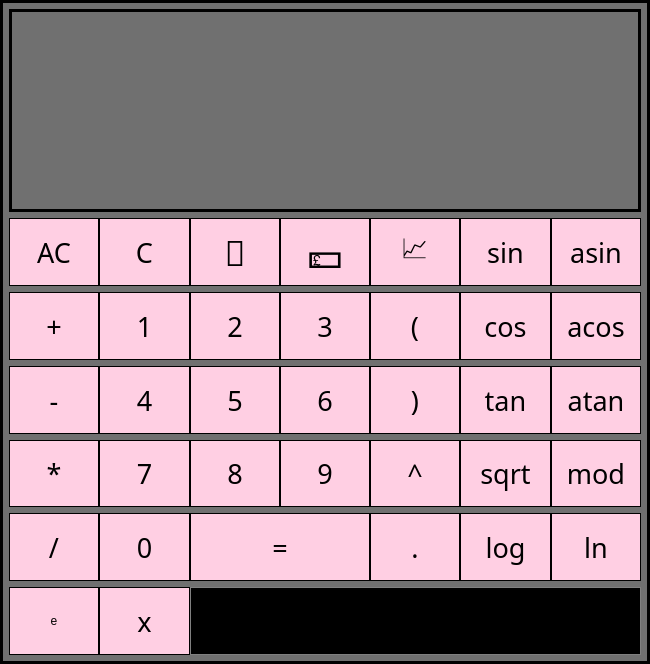
<?xml version="1.0" encoding="UTF-8"?>
<ui version="4.0">
 <class>MainWindow</class>
 <widget class="QMainWindow" name="MainWindow">
  <property name="geometry">
   <rect>
    <x>0</x>
    <y>0</y>
    <width>650</width>
    <height>664</height>
   </rect>
  </property>
  <property name="font">
   <font>
    <family>Chalkboard</family>
   </font>
  </property>
  <property name="windowTitle">
   <string>MainWindow</string>
  </property>
  <property name="styleSheet">
   <string notr="true">background-color: rgb(112, 112, 112);
 border: 3px solid black;

</string>
  </property>
  <widget class="QWidget" name="centralwidget">
   <layout class="QVBoxLayout" name="verticalLayout" stretch="3,1,1,1,1,1,1">
    <item>
     <widget class="QLabel" name="label">
      <property name="font">
       <font>
        <family>Chalkboard</family>
        <pointsize>34</pointsize>
        <bold>false</bold>
       </font>
      </property>
      <property name="styleSheet">
       <string notr="true">QLabel {
  background-color: rgb(0, 0, 0);
  border: 1px solid gray;
}

background-color : white;</string>
      </property>
      <property name="text">
       <string/>
      </property>
      <property name="textFormat">
       <enum>Qt::AutoText</enum>
      </property>
      <property name="alignment">
       <set>Qt::AlignRight|Qt::AlignTrailing|Qt::AlignVCenter</set>
      </property>
     </widget>
    </item>
    <item>
     <layout class="QHBoxLayout" name="horizontalLayout">
      <property name="spacing">
       <number>0</number>
      </property>
      <item>
       <widget class="QPushButton" name="pushButton_11">
        <property name="sizePolicy">
         <sizepolicy hsizetype="Expanding" vsizetype="Expanding">
          <horstretch>0</horstretch>
          <verstretch>0</verstretch>
         </sizepolicy>
        </property>
        <property name="font">
         <font>
          <family>Chalkboard</family>
          <pointsize>20</pointsize>
          <bold>false</bold>
         </font>
        </property>
        <property name="styleSheet">
         <string notr="true">QPushButton {
  background-color: rgb(255, 207, 227);
  border: 1px solid black;
  color: black;
}
QPushButton:pressed {
    background-color: qlineargradient(x1: 0, y1: 0, x2: 0, y2: 1,
                                      stop: 0 #BEBEBE, stop: 1 #D7D7D7);
}</string>
        </property>
        <property name="text">
         <string>AC</string>
        </property>
       </widget>
      </item>
      <item>
       <widget class="QPushButton" name="pushButton_ac">
        <property name="sizePolicy">
         <sizepolicy hsizetype="Expanding" vsizetype="Expanding">
          <horstretch>0</horstretch>
          <verstretch>0</verstretch>
         </sizepolicy>
        </property>
        <property name="font">
         <font>
          <family>Chalkboard</family>
          <pointsize>20</pointsize>
          <bold>false</bold>
         </font>
        </property>
        <property name="styleSheet">
         <string notr="true">QPushButton {
  background-color: rgb(255, 207, 227);
  border: 1px solid black;
  color: black;
}
QPushButton:pressed {
    background-color: qlineargradient(x1: 0, y1: 0, x2: 0, y2: 1,
                                      stop: 0 #BEBEBE, stop: 1 #D7D7D7);
}</string>
        </property>
        <property name="text">
         <string>C</string>
        </property>
       </widget>
      </item>
      <item>
       <widget class="QPushButton" name="pushButton_20">
        <property name="sizePolicy">
         <sizepolicy hsizetype="Expanding" vsizetype="Expanding">
          <horstretch>0</horstretch>
          <verstretch>0</verstretch>
         </sizepolicy>
        </property>
        <property name="font">
         <font>
          <family>Chalkboard</family>
          <pointsize>26</pointsize>
         </font>
        </property>
        <property name="styleSheet">
         <string notr="true">QPushButton {
  background-color: rgb(255, 207, 227);
  border: 1px solid black;
  color: black;
}
QPushButton:pressed {
    background-color: qlineargradient(x1: 0, y1: 0, x2: 0, y2: 1,
                                      stop: 0 #BEBEBE, stop: 1 #D7D7D7);
}</string>
        </property>
        <property name="text">
         <string>🏦</string>
        </property>
       </widget>
      </item>
      <item>
       <widget class="QPushButton" name="pushButton_19">
        <property name="sizePolicy">
         <sizepolicy hsizetype="Expanding" vsizetype="Expanding">
          <horstretch>0</horstretch>
          <verstretch>0</verstretch>
         </sizepolicy>
        </property>
        <property name="font">
         <font>
          <family>Chalkboard</family>
          <pointsize>30</pointsize>
          <bold>false</bold>
         </font>
        </property>
        <property name="styleSheet">
         <string notr="true">QPushButton {
  background-color: rgb(255, 207, 227);
  border: 1px solid black;
  color: black;
}
QPushButton:pressed {
    background-color: qlineargradient(x1: 0, y1: 0, x2: 0, y2: 1,
                                      stop: 0 #BEBEBE, stop: 1 #D7D7D7);
}</string>
        </property>
        <property name="text">
         <string>💷</string>
        </property>
       </widget>
      </item>
      <item>
       <widget class="QPushButton" name="pushButton_chart">
        <property name="sizePolicy">
         <sizepolicy hsizetype="Expanding" vsizetype="Expanding">
          <horstretch>0</horstretch>
          <verstretch>0</verstretch>
         </sizepolicy>
        </property>
        <property name="font">
         <font>
          <family>Chalkboard</family>
          <pointsize>20</pointsize>
          <bold>false</bold>
         </font>
        </property>
        <property name="styleSheet">
         <string notr="true">QPushButton {
  background-color: rgb(255, 207, 227);
  border: 1px solid black;
  color: black;
}
QPushButton:pressed {
    background-color: qlineargradient(x1: 0, y1: 0, x2: 0, y2: 1,
                                      stop: 0 #BEBEBE, stop: 1 #D7D7D7);
}</string>
        </property>
        <property name="text">
         <string>📈</string>
        </property>
       </widget>
      </item>
      <item>
       <widget class="QPushButton" name="pushButton_sin">
        <property name="sizePolicy">
         <sizepolicy hsizetype="Expanding" vsizetype="Expanding">
          <horstretch>0</horstretch>
          <verstretch>0</verstretch>
         </sizepolicy>
        </property>
        <property name="font">
         <font>
          <family>Chalkboard</family>
          <pointsize>20</pointsize>
          <bold>false</bold>
         </font>
        </property>
        <property name="styleSheet">
         <string notr="true">QPushButton {
  background-color: rgb(255, 207, 227);
  border: 1px solid black;
  color: black;
}
QPushButton:pressed {
    background-color: qlineargradient(x1: 0, y1: 0, x2: 0, y2: 1,
                                      stop: 0 #BEBEBE, stop: 1 #D7D7D7);
}</string>
        </property>
        <property name="text">
         <string>sin</string>
        </property>
       </widget>
      </item>
      <item>
       <widget class="QPushButton" name="pushButton_asin">
        <property name="sizePolicy">
         <sizepolicy hsizetype="Expanding" vsizetype="Expanding">
          <horstretch>0</horstretch>
          <verstretch>0</verstretch>
         </sizepolicy>
        </property>
        <property name="font">
         <font>
          <family>Chalkboard</family>
          <pointsize>20</pointsize>
          <bold>false</bold>
         </font>
        </property>
        <property name="styleSheet">
         <string notr="true">QPushButton {
  background-color: rgb(255, 207, 227);
  border: 1px solid black;
  color: black;
}
QPushButton:pressed {
    background-color: qlineargradient(x1: 0, y1: 0, x2: 0, y2: 1,
                                      stop: 0 #BEBEBE, stop: 1 #D7D7D7);
}</string>
        </property>
        <property name="text">
         <string>asin</string>
        </property>
       </widget>
      </item>
     </layout>
    </item>
    <item>
     <layout class="QHBoxLayout" name="horizontalLayout_2">
      <property name="spacing">
       <number>0</number>
      </property>
      <item>
       <widget class="QPushButton" name="pushButton_plus">
        <property name="sizePolicy">
         <sizepolicy hsizetype="Expanding" vsizetype="Expanding">
          <horstretch>0</horstretch>
          <verstretch>0</verstretch>
         </sizepolicy>
        </property>
        <property name="font">
         <font>
          <family>Chalkboard</family>
          <pointsize>20</pointsize>
          <bold>false</bold>
         </font>
        </property>
        <property name="styleSheet">
         <string notr="true">QPushButton {
  background-color: rgb(255, 207, 227);
  border: 1px solid black;
  color: black;
}
QPushButton:pressed {
    background-color: qlineargradient(x1: 0, y1: 0, x2: 0, y2: 1,
                                      stop: 0 #BEBEBE, stop: 1 #D7D7D7);
}</string>
        </property>
        <property name="text">
         <string>+</string>
        </property>
       </widget>
      </item>
      <item>
       <widget class="QPushButton" name="pushButton_1">
        <property name="sizePolicy">
         <sizepolicy hsizetype="Expanding" vsizetype="Expanding">
          <horstretch>0</horstretch>
          <verstretch>0</verstretch>
         </sizepolicy>
        </property>
        <property name="font">
         <font>
          <family>Chalkboard</family>
          <pointsize>20</pointsize>
          <bold>false</bold>
         </font>
        </property>
        <property name="styleSheet">
         <string notr="true">QPushButton {
  background-color: rgb(255, 207, 227);
  border: 1px solid black;
  color: black;
}
QPushButton:pressed {
    background-color: qlineargradient(x1: 0, y1: 0, x2: 0, y2: 1,
                                      stop: 0 #BEBEBE, stop: 1 #D7D7D7);
}</string>
        </property>
        <property name="text">
         <string>1</string>
        </property>
       </widget>
      </item>
      <item>
       <widget class="QPushButton" name="pushButton_2">
        <property name="sizePolicy">
         <sizepolicy hsizetype="Expanding" vsizetype="Expanding">
          <horstretch>0</horstretch>
          <verstretch>0</verstretch>
         </sizepolicy>
        </property>
        <property name="font">
         <font>
          <family>Chalkboard</family>
          <pointsize>20</pointsize>
          <bold>false</bold>
         </font>
        </property>
        <property name="styleSheet">
         <string notr="true">QPushButton {
  background-color: rgb(255, 207, 227);
  border: 1px solid black;
  color: black;
}
QPushButton:pressed {
    background-color: qlineargradient(x1: 0, y1: 0, x2: 0, y2: 1,
                                      stop: 0 #BEBEBE, stop: 1 #D7D7D7);
}</string>
        </property>
        <property name="text">
         <string>2</string>
        </property>
       </widget>
      </item>
      <item>
       <widget class="QPushButton" name="pushButton_3">
        <property name="sizePolicy">
         <sizepolicy hsizetype="Expanding" vsizetype="Expanding">
          <horstretch>0</horstretch>
          <verstretch>0</verstretch>
         </sizepolicy>
        </property>
        <property name="font">
         <font>
          <family>Chalkboard</family>
          <pointsize>20</pointsize>
          <bold>false</bold>
         </font>
        </property>
        <property name="styleSheet">
         <string notr="true">QPushButton {
  background-color: rgb(255, 207, 227);
  border: 1px solid black;
  color: black;
}
QPushButton:pressed {
    background-color: qlineargradient(x1: 0, y1: 0, x2: 0, y2: 1,
                                      stop: 0 #BEBEBE, stop: 1 #D7D7D7);
}</string>
        </property>
        <property name="text">
         <string>3</string>
        </property>
       </widget>
      </item>
      <item>
       <widget class="QPushButton" name="pushButton_bracket1">
        <property name="sizePolicy">
         <sizepolicy hsizetype="Expanding" vsizetype="Expanding">
          <horstretch>0</horstretch>
          <verstretch>0</verstretch>
         </sizepolicy>
        </property>
        <property name="font">
         <font>
          <family>Chalkboard</family>
          <pointsize>20</pointsize>
          <bold>false</bold>
         </font>
        </property>
        <property name="styleSheet">
         <string notr="true">QPushButton {
  background-color: rgb(255, 207, 227);
  border: 1px solid black;
  color: black;
}
QPushButton:pressed {
    background-color: qlineargradient(x1: 0, y1: 0, x2: 0, y2: 1,
                                      stop: 0 #BEBEBE, stop: 1 #D7D7D7);
}</string>
        </property>
        <property name="text">
         <string>(</string>
        </property>
       </widget>
      </item>
      <item>
       <widget class="QPushButton" name="pushButton_cos">
        <property name="sizePolicy">
         <sizepolicy hsizetype="Expanding" vsizetype="Expanding">
          <horstretch>0</horstretch>
          <verstretch>0</verstretch>
         </sizepolicy>
        </property>
        <property name="font">
         <font>
          <family>Chalkboard</family>
          <pointsize>20</pointsize>
          <bold>false</bold>
         </font>
        </property>
        <property name="styleSheet">
         <string notr="true">QPushButton {
  background-color: rgb(255, 207, 227);
  border: 1px solid black;
  color: black;
}
QPushButton:pressed {
    background-color: qlineargradient(x1: 0, y1: 0, x2: 0, y2: 1,
                                      stop: 0 #BEBEBE, stop: 1 #D7D7D7);
}</string>
        </property>
        <property name="text">
         <string>cos</string>
        </property>
       </widget>
      </item>
      <item>
       <widget class="QPushButton" name="pushButton_acos">
        <property name="sizePolicy">
         <sizepolicy hsizetype="Expanding" vsizetype="Expanding">
          <horstretch>0</horstretch>
          <verstretch>0</verstretch>
         </sizepolicy>
        </property>
        <property name="font">
         <font>
          <family>Chalkboard</family>
          <pointsize>20</pointsize>
          <bold>false</bold>
         </font>
        </property>
        <property name="styleSheet">
         <string notr="true">QPushButton {
  background-color: rgb(255, 207, 227);
  border: 1px solid black;
  color: black;
}
QPushButton:pressed {
    background-color: qlineargradient(x1: 0, y1: 0, x2: 0, y2: 1,
                                      stop: 0 #BEBEBE, stop: 1 #D7D7D7);
}</string>
        </property>
        <property name="text">
         <string>acos</string>
        </property>
       </widget>
      </item>
     </layout>
    </item>
    <item>
     <layout class="QHBoxLayout" name="horizontalLayout_3">
      <property name="spacing">
       <number>0</number>
      </property>
      <item>
       <widget class="QPushButton" name="pushButton_minus">
        <property name="sizePolicy">
         <sizepolicy hsizetype="Expanding" vsizetype="Expanding">
          <horstretch>0</horstretch>
          <verstretch>0</verstretch>
         </sizepolicy>
        </property>
        <property name="font">
         <font>
          <family>Chalkboard</family>
          <pointsize>20</pointsize>
          <bold>false</bold>
         </font>
        </property>
        <property name="styleSheet">
         <string notr="true">QPushButton {
  background-color: rgb(255, 207, 227);
  border: 1px solid black;
  color: black;
}
QPushButton:pressed {
    background-color: qlineargradient(x1: 0, y1: 0, x2: 0, y2: 1,
                                      stop: 0 #BEBEBE, stop: 1 #D7D7D7);
}</string>
        </property>
        <property name="text">
         <string>-</string>
        </property>
       </widget>
      </item>
      <item>
       <widget class="QPushButton" name="pushButton_4">
        <property name="sizePolicy">
         <sizepolicy hsizetype="Expanding" vsizetype="Expanding">
          <horstretch>0</horstretch>
          <verstretch>0</verstretch>
         </sizepolicy>
        </property>
        <property name="font">
         <font>
          <family>Chalkboard</family>
          <pointsize>20</pointsize>
          <bold>false</bold>
         </font>
        </property>
        <property name="styleSheet">
         <string notr="true">QPushButton {
  background-color: rgb(255, 207, 227);
  border: 1px solid black;
  color: black;
}
QPushButton:pressed {
    background-color: qlineargradient(x1: 0, y1: 0, x2: 0, y2: 1,
                                      stop: 0 #BEBEBE, stop: 1 #D7D7D7);
}</string>
        </property>
        <property name="text">
         <string>4</string>
        </property>
       </widget>
      </item>
      <item>
       <widget class="QPushButton" name="pushButton_5">
        <property name="sizePolicy">
         <sizepolicy hsizetype="Expanding" vsizetype="Expanding">
          <horstretch>0</horstretch>
          <verstretch>0</verstretch>
         </sizepolicy>
        </property>
        <property name="font">
         <font>
          <family>Chalkboard</family>
          <pointsize>20</pointsize>
          <bold>false</bold>
         </font>
        </property>
        <property name="styleSheet">
         <string notr="true">QPushButton {
  background-color: rgb(255, 207, 227);
  border: 1px solid black;
  color: black;
}
QPushButton:pressed {
    background-color: qlineargradient(x1: 0, y1: 0, x2: 0, y2: 1,
                                      stop: 0 #BEBEBE, stop: 1 #D7D7D7);
}</string>
        </property>
        <property name="text">
         <string>5</string>
        </property>
       </widget>
      </item>
      <item>
       <widget class="QPushButton" name="pushButton_6">
        <property name="sizePolicy">
         <sizepolicy hsizetype="Expanding" vsizetype="Expanding">
          <horstretch>0</horstretch>
          <verstretch>0</verstretch>
         </sizepolicy>
        </property>
        <property name="font">
         <font>
          <family>Chalkboard</family>
          <pointsize>20</pointsize>
          <bold>false</bold>
         </font>
        </property>
        <property name="styleSheet">
         <string notr="true">QPushButton {
  background-color: rgb(255, 207, 227);
  border: 1px solid black;
  color: black;
}
QPushButton:pressed {
    background-color: qlineargradient(x1: 0, y1: 0, x2: 0, y2: 1,
                                      stop: 0 #BEBEBE, stop: 1 #D7D7D7);
}</string>
        </property>
        <property name="text">
         <string>6</string>
        </property>
       </widget>
      </item>
      <item>
       <widget class="QPushButton" name="pushButton_bracket2">
        <property name="sizePolicy">
         <sizepolicy hsizetype="Expanding" vsizetype="Expanding">
          <horstretch>0</horstretch>
          <verstretch>0</verstretch>
         </sizepolicy>
        </property>
        <property name="font">
         <font>
          <family>Chalkboard</family>
          <pointsize>20</pointsize>
          <bold>false</bold>
         </font>
        </property>
        <property name="styleSheet">
         <string notr="true">QPushButton {
  background-color: rgb(255, 207, 227);
  border: 1px solid black;
  color: black;
}
QPushButton:pressed {
    background-color: qlineargradient(x1: 0, y1: 0, x2: 0, y2: 1,
                                      stop: 0 #BEBEBE, stop: 1 #D7D7D7);
}</string>
        </property>
        <property name="text">
         <string>)</string>
        </property>
       </widget>
      </item>
      <item>
       <widget class="QPushButton" name="pushButton_tan">
        <property name="sizePolicy">
         <sizepolicy hsizetype="Expanding" vsizetype="Expanding">
          <horstretch>0</horstretch>
          <verstretch>0</verstretch>
         </sizepolicy>
        </property>
        <property name="font">
         <font>
          <family>Chalkboard</family>
          <pointsize>20</pointsize>
          <bold>false</bold>
         </font>
        </property>
        <property name="styleSheet">
         <string notr="true">QPushButton {
  background-color: rgb(255, 207, 227);
  border: 1px solid black;
  color: black;
}
QPushButton:pressed {
    background-color: qlineargradient(x1: 0, y1: 0, x2: 0, y2: 1,
                                      stop: 0 #BEBEBE, stop: 1 #D7D7D7);
}</string>
        </property>
        <property name="text">
         <string>tan</string>
        </property>
       </widget>
      </item>
      <item>
       <widget class="QPushButton" name="pushButton_atan">
        <property name="sizePolicy">
         <sizepolicy hsizetype="Expanding" vsizetype="Expanding">
          <horstretch>0</horstretch>
          <verstretch>0</verstretch>
         </sizepolicy>
        </property>
        <property name="font">
         <font>
          <family>Chalkboard</family>
          <pointsize>20</pointsize>
          <bold>false</bold>
         </font>
        </property>
        <property name="styleSheet">
         <string notr="true">QPushButton {
  background-color: rgb(255, 207, 227);
  border: 1px solid black;
  color: black;
}
QPushButton:pressed {
    background-color: qlineargradient(x1: 0, y1: 0, x2: 0, y2: 1,
                                      stop: 0 #BEBEBE, stop: 1 #D7D7D7);
}</string>
        </property>
        <property name="text">
         <string>atan</string>
        </property>
       </widget>
      </item>
     </layout>
    </item>
    <item>
     <layout class="QHBoxLayout" name="horizontalLayout_4">
      <property name="spacing">
       <number>0</number>
      </property>
      <item>
       <widget class="QPushButton" name="pushButton_multiply">
        <property name="sizePolicy">
         <sizepolicy hsizetype="Expanding" vsizetype="Expanding">
          <horstretch>0</horstretch>
          <verstretch>0</verstretch>
         </sizepolicy>
        </property>
        <property name="font">
         <font>
          <family>Chalkboard</family>
          <pointsize>20</pointsize>
          <bold>false</bold>
         </font>
        </property>
        <property name="styleSheet">
         <string notr="true">QPushButton {
  background-color: rgb(255, 207, 227);
  border: 1px solid black;
  color: black;
}
QPushButton:pressed {
    background-color: qlineargradient(x1: 0, y1: 0, x2: 0, y2: 1,
                                      stop: 0 #BEBEBE, stop: 1 #D7D7D7);
}</string>
        </property>
        <property name="text">
         <string>*</string>
        </property>
       </widget>
      </item>
      <item>
       <widget class="QPushButton" name="pushButton_7">
        <property name="sizePolicy">
         <sizepolicy hsizetype="Expanding" vsizetype="Expanding">
          <horstretch>0</horstretch>
          <verstretch>0</verstretch>
         </sizepolicy>
        </property>
        <property name="font">
         <font>
          <family>Chalkboard</family>
          <pointsize>20</pointsize>
          <bold>false</bold>
         </font>
        </property>
        <property name="styleSheet">
         <string notr="true">QPushButton {
  background-color: rgb(255, 207, 227);
  border: 1px solid black;
  color: black;
}
QPushButton:pressed {
    background-color: qlineargradient(x1: 0, y1: 0, x2: 0, y2: 1,
                                      stop: 0 #BEBEBE, stop: 1 #D7D7D7);
}</string>
        </property>
        <property name="text">
         <string>7</string>
        </property>
       </widget>
      </item>
      <item>
       <widget class="QPushButton" name="pushButton_8">
        <property name="sizePolicy">
         <sizepolicy hsizetype="Expanding" vsizetype="Expanding">
          <horstretch>0</horstretch>
          <verstretch>0</verstretch>
         </sizepolicy>
        </property>
        <property name="font">
         <font>
          <family>Chalkboard</family>
          <pointsize>20</pointsize>
          <bold>false</bold>
         </font>
        </property>
        <property name="styleSheet">
         <string notr="true">QPushButton {
  background-color: rgb(255, 207, 227);
  border: 1px solid black;
  color: black;
}
QPushButton:pressed {
    background-color: qlineargradient(x1: 0, y1: 0, x2: 0, y2: 1,
                                      stop: 0 #BEBEBE, stop: 1 #D7D7D7);
}</string>
        </property>
        <property name="text">
         <string>8</string>
        </property>
       </widget>
      </item>
      <item>
       <widget class="QPushButton" name="pushButton_9">
        <property name="sizePolicy">
         <sizepolicy hsizetype="Expanding" vsizetype="Expanding">
          <horstretch>0</horstretch>
          <verstretch>0</verstretch>
         </sizepolicy>
        </property>
        <property name="font">
         <font>
          <family>Chalkboard</family>
          <pointsize>20</pointsize>
          <bold>false</bold>
         </font>
        </property>
        <property name="styleSheet">
         <string notr="true">QPushButton {
  background-color: rgb(255, 207, 227);
  border: 1px solid black;
  color: black;
}
QPushButton:pressed {
    background-color: qlineargradient(x1: 0, y1: 0, x2: 0, y2: 1,
                                      stop: 0 #BEBEBE, stop: 1 #D7D7D7);
}</string>
        </property>
        <property name="text">
         <string>9</string>
        </property>
       </widget>
      </item>
      <item>
       <widget class="QPushButton" name="pushButton_degree">
        <property name="sizePolicy">
         <sizepolicy hsizetype="Expanding" vsizetype="Expanding">
          <horstretch>0</horstretch>
          <verstretch>0</verstretch>
         </sizepolicy>
        </property>
        <property name="font">
         <font>
          <family>Chalkboard</family>
          <pointsize>20</pointsize>
          <bold>false</bold>
         </font>
        </property>
        <property name="styleSheet">
         <string notr="true">QPushButton {
  background-color: rgb(255, 207, 227);
  border: 1px solid black;
  color: black;
}
QPushButton:pressed {
    background-color: qlineargradient(x1: 0, y1: 0, x2: 0, y2: 1,
                                      stop: 0 #BEBEBE, stop: 1 #D7D7D7);
}</string>
        </property>
        <property name="text">
         <string>^</string>
        </property>
       </widget>
      </item>
      <item>
       <widget class="QPushButton" name="pushButton_sqrtl">
        <property name="sizePolicy">
         <sizepolicy hsizetype="Expanding" vsizetype="Expanding">
          <horstretch>0</horstretch>
          <verstretch>0</verstretch>
         </sizepolicy>
        </property>
        <property name="font">
         <font>
          <family>Chalkboard</family>
          <pointsize>20</pointsize>
          <bold>false</bold>
         </font>
        </property>
        <property name="styleSheet">
         <string notr="true">QPushButton {
  background-color: rgb(255, 207, 227);
  border: 1px solid black;
  color: black;
}
QPushButton:pressed {
    background-color: qlineargradient(x1: 0, y1: 0, x2: 0, y2: 1,
                                      stop: 0 #BEBEBE, stop: 1 #D7D7D7);
}</string>
        </property>
        <property name="text">
         <string>sqrt</string>
        </property>
       </widget>
      </item>
      <item>
       <widget class="QPushButton" name="pushButton_mod">
        <property name="sizePolicy">
         <sizepolicy hsizetype="Expanding" vsizetype="Expanding">
          <horstretch>0</horstretch>
          <verstretch>0</verstretch>
         </sizepolicy>
        </property>
        <property name="font">
         <font>
          <family>Chalkboard</family>
          <pointsize>20</pointsize>
          <bold>false</bold>
         </font>
        </property>
        <property name="styleSheet">
         <string notr="true">QPushButton {
  background-color: rgb(255, 207, 227);
  border: 1px solid black;
  color: black;
}
QPushButton:pressed {
    background-color: qlineargradient(x1: 0, y1: 0, x2: 0, y2: 1,
                                      stop: 0 #BEBEBE, stop: 1 #D7D7D7);
}</string>
        </property>
        <property name="text">
         <string>mod</string>
        </property>
       </widget>
      </item>
     </layout>
    </item>
    <item>
     <layout class="QHBoxLayout" name="horizontalLayout_5" stretch="1,1,2,1,1,1">
      <property name="spacing">
       <number>0</number>
      </property>
      <item>
       <widget class="QPushButton" name="pushButton_divide">
        <property name="sizePolicy">
         <sizepolicy hsizetype="Expanding" vsizetype="Expanding">
          <horstretch>0</horstretch>
          <verstretch>0</verstretch>
         </sizepolicy>
        </property>
        <property name="font">
         <font>
          <family>Chalkboard</family>
          <pointsize>20</pointsize>
          <bold>false</bold>
         </font>
        </property>
        <property name="styleSheet">
         <string notr="true">QPushButton {
  background-color: rgb(255, 207, 227);
  border: 1px solid black;
  color: black;
}
QPushButton:pressed {
    background-color: qlineargradient(x1: 0, y1: 0, x2: 0, y2: 1,
                                      stop: 0 #BEBEBE, stop: 1 #D7D7D7);
}</string>
        </property>
        <property name="text">
         <string>/</string>
        </property>
       </widget>
      </item>
      <item>
       <widget class="QPushButton" name="pushButton_0">
        <property name="sizePolicy">
         <sizepolicy hsizetype="Expanding" vsizetype="Expanding">
          <horstretch>0</horstretch>
          <verstretch>0</verstretch>
         </sizepolicy>
        </property>
        <property name="font">
         <font>
          <family>Chalkboard</family>
          <pointsize>20</pointsize>
          <bold>false</bold>
         </font>
        </property>
        <property name="styleSheet">
         <string notr="true">QPushButton {
  background-color: rgb(255, 207, 227);
  border: 1px solid black;
  color: black;
}
QPushButton:pressed {
    background-color: qlineargradient(x1: 0, y1: 0, x2: 0, y2: 1,
                                      stop: 0 #BEBEBE, stop: 1 #D7D7D7);
}</string>
        </property>
        <property name="text">
         <string>0</string>
        </property>
       </widget>
      </item>
      <item>
       <widget class="QPushButton" name="pushButton_equals">
        <property name="sizePolicy">
         <sizepolicy hsizetype="Expanding" vsizetype="Expanding">
          <horstretch>0</horstretch>
          <verstretch>0</verstretch>
         </sizepolicy>
        </property>
        <property name="font">
         <font>
          <family>Chalkboard</family>
          <pointsize>20</pointsize>
          <bold>false</bold>
         </font>
        </property>
        <property name="styleSheet">
         <string notr="true">QPushButton {
  background-color: rgb(255, 207, 227);
  border: 1px solid black;
  color: black;
}
QPushButton:pressed {
    background-color: qlineargradient(x1: 0, y1: 0, x2: 0, y2: 1,
                                      stop: 0 #BEBEBE, stop: 1 #D7D7D7);
}</string>
        </property>
        <property name="text">
         <string>=</string>
        </property>
       </widget>
      </item>
      <item>
       <widget class="QPushButton" name="pushButton_point">
        <property name="sizePolicy">
         <sizepolicy hsizetype="Expanding" vsizetype="Expanding">
          <horstretch>0</horstretch>
          <verstretch>0</verstretch>
         </sizepolicy>
        </property>
        <property name="font">
         <font>
          <family>Chalkboard</family>
          <pointsize>20</pointsize>
          <bold>false</bold>
         </font>
        </property>
        <property name="styleSheet">
         <string notr="true">QPushButton {
  background-color: rgb(255, 207, 227);
  border: 1px solid black;
  color: black;
}
QPushButton:pressed {
    background-color: qlineargradient(x1: 0, y1: 0, x2: 0, y2: 1,
                                      stop: 0 #BEBEBE, stop: 1 #D7D7D7);
}</string>
        </property>
        <property name="text">
         <string>.</string>
        </property>
       </widget>
      </item>
      <item>
       <widget class="QPushButton" name="pushButton_log">
        <property name="sizePolicy">
         <sizepolicy hsizetype="Expanding" vsizetype="Expanding">
          <horstretch>0</horstretch>
          <verstretch>0</verstretch>
         </sizepolicy>
        </property>
        <property name="font">
         <font>
          <family>Chalkboard</family>
          <pointsize>20</pointsize>
          <bold>false</bold>
         </font>
        </property>
        <property name="styleSheet">
         <string notr="true">QPushButton {
  background-color: rgb(255, 207, 227);
  border: 1px solid black;
  color: black;
}
QPushButton:pressed {
    background-color: qlineargradient(x1: 0, y1: 0, x2: 0, y2: 1,
                                      stop: 0 #BEBEBE, stop: 1 #D7D7D7);
}</string>
        </property>
        <property name="text">
         <string>log</string>
        </property>
       </widget>
      </item>
      <item>
       <widget class="QPushButton" name="pushButton_ln">
        <property name="sizePolicy">
         <sizepolicy hsizetype="Expanding" vsizetype="Expanding">
          <horstretch>0</horstretch>
          <verstretch>0</verstretch>
         </sizepolicy>
        </property>
        <property name="font">
         <font>
          <family>Chalkboard</family>
          <pointsize>20</pointsize>
          <bold>false</bold>
         </font>
        </property>
        <property name="styleSheet">
         <string notr="true">QPushButton {
  background-color: rgb(255, 207, 227);
  border: 1px solid black;
  color: black;
}
QPushButton:pressed {
    background-color: qlineargradient(x1: 0, y1: 0, x2: 0, y2: 1,
                                      stop: 0 #BEBEBE, stop: 1 #D7D7D7);
}</string>
        </property>
        <property name="text">
         <string>ln</string>
        </property>
       </widget>
      </item>
     </layout>
    </item>
    <item>
     <layout class="QHBoxLayout" name="horizontalLayout_6" stretch="1,1,5">
      <property name="spacing">
       <number>0</number>
      </property>
      <item>
       <widget class="QPushButton" name="pushButton_e">
        <property name="sizePolicy">
         <sizepolicy hsizetype="Expanding" vsizetype="MinimumExpanding">
          <horstretch>0</horstretch>
          <verstretch>0</verstretch>
         </sizepolicy>
        </property>
        <property name="styleSheet">
         <string notr="true">QPushButton {
  background-color: rgb(255, 207, 227);
  border: 1px solid black;
  color: black;
}
QPushButton:pressed {
    background-color: qlineargradient(x1: 0, y1: 0, x2: 0, y2: 1,
                                      stop: 0 #BEBEBE, stop: 1 #D7D7D7);
}</string>
        </property>
        <property name="text">
         <string>e</string>
        </property>
       </widget>
      </item>
      <item>
       <widget class="QPushButton" name="pushButton_x">
        <property name="sizePolicy">
         <sizepolicy hsizetype="Expanding" vsizetype="Expanding">
          <horstretch>0</horstretch>
          <verstretch>0</verstretch>
         </sizepolicy>
        </property>
        <property name="font">
         <font>
          <family>Chalkboard</family>
          <pointsize>20</pointsize>
          <bold>false</bold>
         </font>
        </property>
        <property name="styleSheet">
         <string notr="true">QPushButton {
  background-color: rgb(255, 207, 227);
  border: 1px solid black;
  color: black;
}
QPushButton:pressed {
    background-color: qlineargradient(x1: 0, y1: 0, x2: 0, y2: 1,
                                      stop: 0 #BEBEBE, stop: 1 #D7D7D7);
}</string>
        </property>
        <property name="text">
         <string>x</string>
        </property>
       </widget>
      </item>
      <item>
       <widget class="QLineEdit" name="label_2">
        <property name="sizePolicy">
         <sizepolicy hsizetype="Expanding" vsizetype="Expanding">
          <horstretch>0</horstretch>
          <verstretch>0</verstretch>
         </sizepolicy>
        </property>
        <property name="font">
         <font>
          <family>Chalkboard</family>
          <pointsize>14</pointsize>
         </font>
        </property>
        <property name="styleSheet">
         <string notr="true">QLineEdit {
  background-color: rgb(0, 0, 0);
  border: 1px solid gray;
  color: white;
}
QLineEdit :pressed {
    background-color: qlineargradient(x1: 0, y1: 0, x2: 0, y2: 1,
                                      stop: 0 #BEBEBE, stop: 1 #D7D7D7);
}</string>
        </property>
        <property name="alignment">
         <set>Qt::AlignRight|Qt::AlignTrailing|Qt::AlignVCenter</set>
        </property>
       </widget>
      </item>
     </layout>
    </item>
   </layout>
  </widget>
 </widget>
 <resources/>
 <connections/>
</ui>
